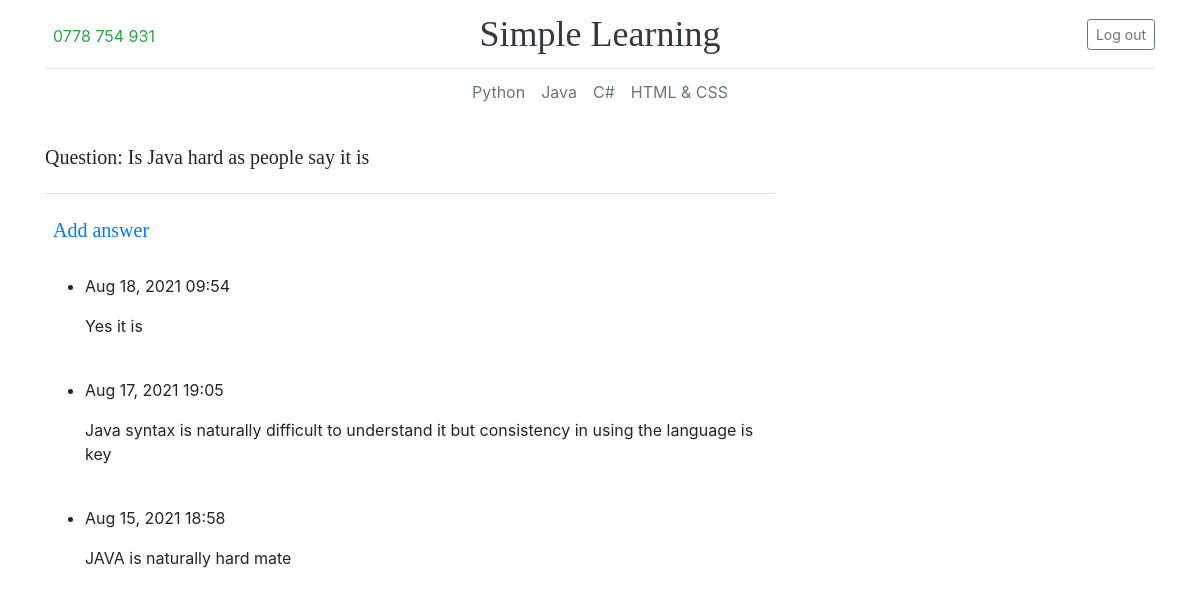
Page /java/questions/1/ (signed in) on the committed database.
### jprogramming/models.py (models this page shows, shortened)
class Question(models.Model):
    text = models.TextField()
    date_added = models.DateTimeField(auto_now_add=True)
    owner = models.ForeignKey(User, on_delete=models.CASCADE, related_name='java_owner')
    def __str__(self):
        return self.text

class Answer(models.Model):
    question = models.ForeignKey(Question, on_delete=models.CASCADE)
    text = models.TextField()
    date_added = models.DateTimeField(auto_now_add=True)

### jprogramming/views.py (the view)
# urls.py: path('questions/<int:question_id>/', views.question, name='question'),
@login_required()
def question(request, question_id):
    question = Question.objects.get(id=question_id)
    answers = question.answer_set.order_by('-date_added')
    context = {'question': question, 'answers': answers}
    return render(request, 'jprogramming/question.html', context)

### jprogramming/templates/jprogramming/question.html (shortened to what this page needs)
<!DOCTYPE html>
<html lang="en">
<head>
</head>
{% extends 'easyprogramming/base.html' %}
{% block content %}
      <br>
    <main class="container">
    <div class="row g-5">
    <div class="col-md-8">
      <h5 class="pb-4 mb-4 fst-italic border-bottom">
        Question: {{ question }}
      </h5>
      <article class="blog-post">
          <h5><a class="p-2 link-secondary" aria-current="page" href="{% url 'jprogramming:new_answer' question.id %}">Add answer</a></h5>
            <br>
          <ul>
              {% for answer in answers %}
                <li>
                    <p>{{ answer.date_added|date:'M d, Y H:i' }}</p>
                    <p>{{ answer.text|linebreaks }}</p>
                    <br>
                </li>
              {% empty %}
                <li>There are no answers for this question yet.</li>
              {% endfor %}
          </ul>
      </article>
    </div>
    </div>
    </main>
{% endblock content %}

### easyprogramming/templates/easyprogramming/base.html (style rules this page uses)
h1, h2, h3, h4, h5, h6 { font-family: "Playfair Display", Georgia, "Times New Roman", serif; }
.blog-post { margin-bottom: 4rem; }

### rows in the picture
Question: text "Is Java hard as people say it is"
Answer: date_added "Aug 18, 2021 09:54", text "Yes it is"
Answer: date_added "Aug 17, 2021 19:05", text "Java syntax is naturally difficult to understand it but consistency in using the language is key"
Answer: date_added "Aug 15, 2021 18:58", text "JAVA is naturally hard mate"
